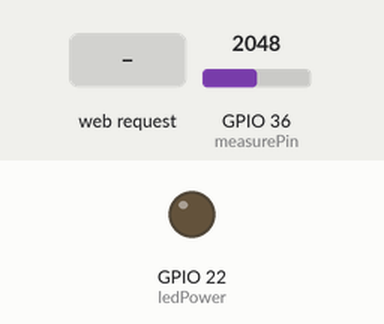
A sketch run on a simulated ESP32. Shown: output pins drawn as LEDs (lit = HIGH). Inputs (shaded band) come from the test bench; at power-on: GPIO 36 (measurePin) = 2048. WiFi joins after 1.5 s; servers stay silent unless stated; what the sketch prints to the serial monitor is not drawn.

Above: at 2.7 s.
2.8 s: HTTP request GET /H received
At 3.2 s:
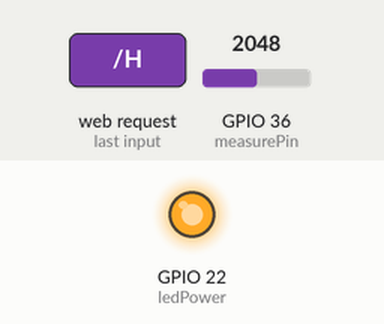
4.3 s: HTTP request GET /L received
Timing chart, 0 to 7.3 s (numbered marks = the images above; inputs shaded):
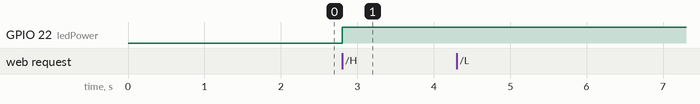

The sketch:

DUST_SENSOR_EPS32.ino
```cpp
#include <WiFi.h>

int measurePin = A0;
int ledPower = 22;

unsigned int samplingTime = 280;
unsigned int deltaTime = 40;
unsigned int sleepTime = 9680;

float voMeasured = 0;
float calcVoltage = 0;
float dustDensity = 0;
const char* ssid     = "gazi";
const char* password = "gaziiiii";

WiFiServer server(80);

void setup()
{
  Serial.begin(115200);
  pinMode(ledPower, OUTPUT);      // set the LED pin mode

  delay(10);

  // We start by connecting to a WiFi network

  Serial.println();
  Serial.println();
  Serial.print("Connecting to ");
  Serial.println(ssid);

  WiFi.begin(ssid, password);

  while (WiFi.status() != WL_CONNECTED) {
    delay(500);
    Serial.print(".");
  }

  Serial.println("");
  Serial.println("WiFi connected.");
  Serial.println("IP address: ");
  Serial.println(WiFi.localIP());

  server.begin();

}

int value = 0;

void loop()
{
  WiFiClient client = server.available();   // listen for incoming clients

  if (client)
  {                             // if you get a client,
    Serial.println("New Client.");           // print a message out the serial port
    String currentLine = "";                // make a String to hold incoming data from the client
    while (client.connected())
    {            // loop while the client's connected
      if (client.available())
      {             // if there's bytes to read from the client,
        char c = client.read();             // read a byte, then
        Serial.write(c);                    // print it out the serial monitor
        if (c == '\n')
        {                    // if the byte is a newline character

          // if the current line is blank, you got two newline characters in a row.
          // that's the end of the client HTTP request, so send a response:
          if (currentLine.length() == 0)
          {
            // HTTP headers always start with a response code (e.g. HTTP/1.1 200 OK)
            // and a content-type so the client knows what's coming, then a blank line:
            client.println("HTTP/1.1 200 OK");
            client.println("Content-type:text/html");
            client.println();


            //**************************************
            digitalWrite(ledPower, LOW);
            delayMicroseconds(samplingTime);

            voMeasured = analogRead(measurePin);

            delayMicroseconds(deltaTime);
            digitalWrite(ledPower, HIGH);
            delayMicroseconds(sleepTime);

            calcVoltage = voMeasured * (5.0 / 1024);
            dustDensity = 0.17 * calcVoltage -0.1;

            if ( dustDensity < 0)
            {
              dustDensity = 0.00;
            }

            //##############
            Serial.println(calcVoltage);
            Serial.println(dustDensity);

            //client.print("Raw Signal Value (0-1023):");
            //client.print(voMeasured);

            client.print("Voltage: ");
            client.print(calcVoltage);
            client.println();
            client.println();
            client.print("<br>");

            client.print("Dust Density: ");
            client.print(dustDensity);


            // the content of the HTTP response follows the header:
            //client.print("Click <a href=\"/H\">here</a> to turn the LED on pin 5 on.<br>");
            //client.print("Click <a href=\"/L\">here</a> to turn the LED on pin 5 off.<br>");

            // The HTTP response ends with another blank line:
            client.println();
            // break out of the while loop:
            break;
          } else {    // if you got a newline, then clear currentLine:
            currentLine = "";
          }
        } else if (c != '\r') {  // if you got anything else but a carriage return character,
          currentLine += c;      // add it to the end of the currentLine
        }

        // Check to see if the client request was "GET /H" or "GET /L":
        if (currentLine.endsWith("GET /H")) {
          digitalWrite(22, HIGH);               // GET /H turns the LED on
        }
        if (currentLine.endsWith("GET /L")) {
          digitalWrite(22, LOW);                // GET /L turns the LED off
        }
      }
    }
    // close the connection:
    //client.stop();
    Serial.println("Client Disconnected.");
  }
}
```

Measured:
- after the input at 2.8 s, GPIO 22 (ledPower): LOW → HIGH at once
